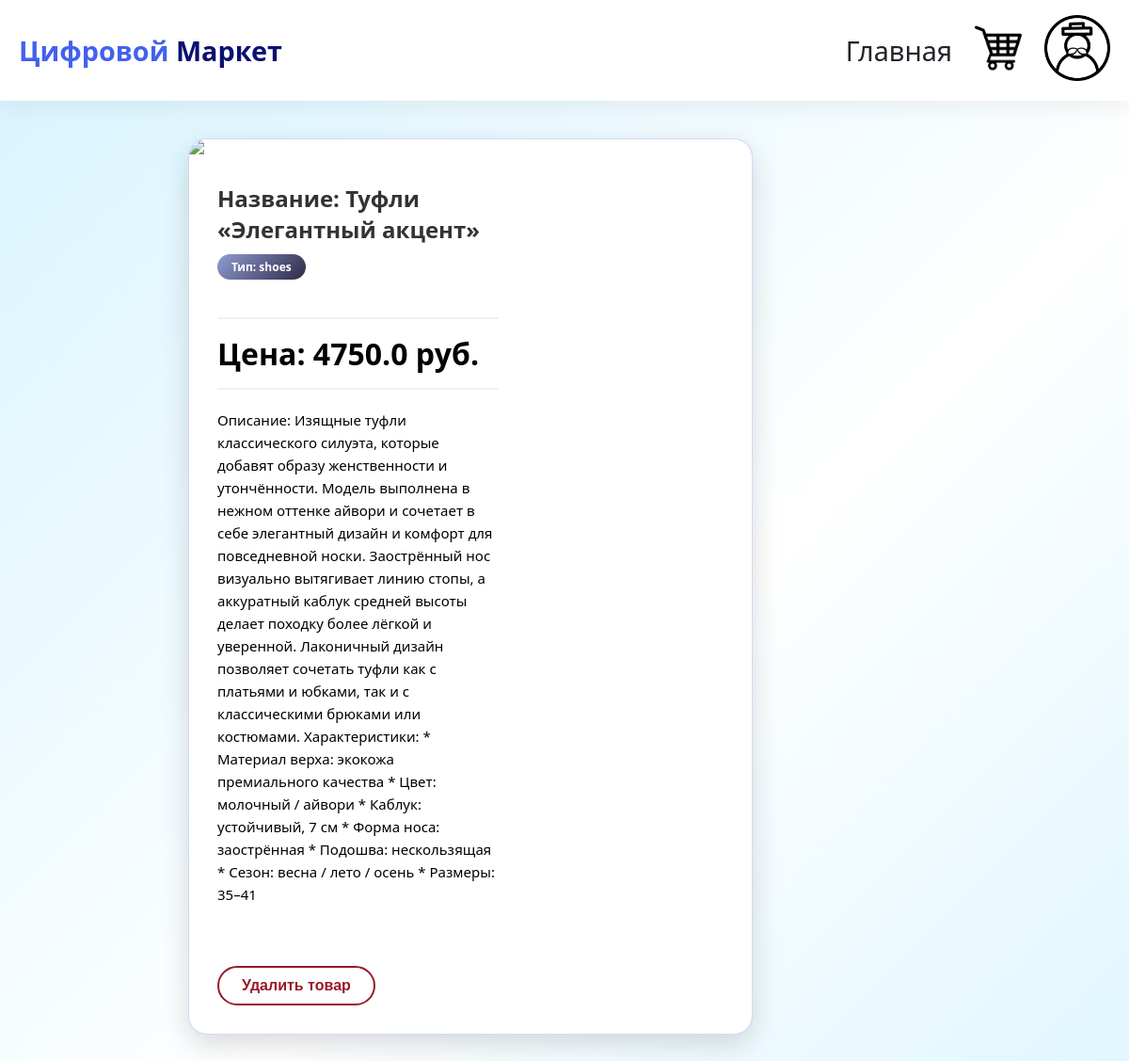
The app's page /product/4 (signed in) with its own data.
### tables this page shows
CREATE TABLE products (
                   id INTEGER PRIMARY KEY AUTOINCREMENT,
                   name TEXT NOT NULL,
                   price REAL NOT NULL,
                   type_products INTEGER,
                   user_id INTEGER,
                   description TEXT DEFAULT "",
                   image TEXT DEFAULT "",
                   FOREIGN KEY (user_id) REFERENCES user(id),
                   FOREIGN KEY (type_products) REFERENCES Type_products(id)
    
            );

CREATE TABLE Type_products (
            id iNTEGER PRIMARY KEY AUTOINCREMENT,
            name TEXT NOT NULL

        );

### app.py (the view)
@app.route("/product/<int:product_id>")
def product(product_id):
    product = database.get_product_by_id(product_id)
    if  "type_user" not in session:
        return redirect("login.html")
    else:
        type_user = session["type_user"]
    if product:
        return render_template("product.html", product=product, type_user=type_user )
    else:
        return redirect(url_for('index'))

### app.py (called while the page is built)
@app.context_processor
def utility_processor():
    def get_cart_count():
        cart = session.get("cart", {})
        cart = database.validate_cart(cart)
        return len(cart)
    return dict(cart_count=get_cart_count())

### database.py (called while the page is built)
def get_product_by_id(product_id):
    conn = sqlite3.connect("shop.db")
    cursor = conn.cursor()
    cursor.execute("""SELECT products.id, products.name, products.price, Type_products.name, products.description, products.image FROM products
                   JOIN Type_products ON products.type_products = Type_products.id WHERE products.id = ?""", (product_id,))
    product = cursor.fetchone()
    conn.close()
    if product:
        return {
            "id":product[0],
            "name": product[1],
            "price": product[2],
            "type_products": product[3],
            "description": product[4],
            "image": product[5],
        }
    else:
        return None

def validate_cart(cart):
    conn = sqlite3.connect("shop.db")
    cursor = conn.cursor()
    ids = list(cart.keys())
    for i in ids:
        cursor.execute("SELECT * FROM products WHERE id=?", (int(i),))
        product = cursor.fetchone()
        if not product:
            del cart[i]
    return cart

### templates/product.html (shortened to what this page needs)
<!DOCTYPE html>
<html lang="en">
<head>
    <link rel="stylesheet" href="{{ url_for('static', filename='css/style.css') }}">
</head>
<body>
    {% include '_navbar.html' %}
    <div class="product-detail">
        <img src="../{{ product.image }}" width="200" class="product-detail-image">
        <div class="product-detail-content">
            <h1  class="product-detail-title">Название: {{product.name}}</h1>
            <div class="product-detail-category">Тип: {{ product.type_products }}</div>
            <div class="product-detail-price">Цена: {{product.price}} руб.</div>
            <div class="product-detail-description">Описание: {{product.description}}</div>
            <br><br>
            {% if type_user == 2 or type_user == 3 %}
                <form action="{{ url_for('delete_product', product_id=product.id)}}" method="POST">
                    <button type="submit" class="btn btn-danger">Удалить товар</button>
                </form>
            {% endif %}
        </div>
    </div>
</body>
</html>

### static/css/style.css (style rules this page uses)
* { margin: 0; padding: 0; box-sizing: border-box; }
:root { --primary: #4361ee; --primary-dark: #3a0ca3; --danger: #e63946; --light-gray: #e9ecef; --shadow: 0 10px 20px rgba(0,0,0,0.05); --border-radius: 12px; }
body { font-family: 'Segoe UI', Tahoma, Geneva, Verdana, sans-serif; background-color: #f5f7fb; color: #212529; }
.btn { display: inline-block; padding: 10px 24px; font-size: 1rem; font-weight: 600; text-align: center; text-decoration: none; border-radius: 40px; border: none; cursor: pointer; transition: all 0.2s ease; background: white; color: #121c46; box-shadow: 0 2px 8px rgba(0, 0, 0, 0.08); }
.btn-danger { background: white; border: 2px solid #971a27; color: #971a27; box-shadow: none; }
body { background: linear-gradient(135deg, #d7f4ff 0%, #ffffff 30%, #e0f6ff 50%, #aebafa 100%); background-size: 200% 200%; animation: gradientShift 4s ease infinite; min-height: 100vh; }
.product-detail { max-width: 600px; margin: 40px auto; margin-left: 200px; background: white; border-radius: 20px; overflow: hidden; box-shadow: 0 10px 30px rgba(0,0,0,0.15); border: 1px solid rgba(102,126,234,0.3); display: flex; flex-wrap: wrap; }
.product-detail-image { width: 100%; height: auto; border-right: 2px solid #f0f0f0; }
.product-detail-content { width: 60%; padding: 30px; }
.product-detail-title { font-size: 24px; font-weight: 800; color: #333; margin-bottom: 10px; word-break: break-word; overflow-wrap: break-word; hyphens: auto; max-width: 100%; }
.product-detail-category { display: inline-block; background: linear-gradient(135deg, #919dd3 0%, #2e2947 100%); color: white; padding: 5px 15px; border-radius: 20px; font-size: 12px; font-weight: 600; margin-bottom: 20px; }
.product-detail-price { font-size: 32px; font-weight: 800; color: #000000; margin: 20px 0; padding: 15px 0; border-top: 2px solid #f0f0f0; border-bottom: 2px solid #f0f0f0; }
.product-detail-description { font-size: 15px; font-weight: 500; color: #000000; line-height: 1.6; margin: 20px 0; }

### records on screen
products: name "Туфли «Элегантный акцент»", price "4750.0", description "Изящные туфли классического силуэта, которые добавят образу женственности и утончённости. Модель выполнена в нежном оттенке айвори и сочетает в себе элегантный дизайн и комфорт для повседневной носки. Заострённый нос визуально вытягивает линию стопы, а аккуратный каблук средней высоты делает походку более лёгкой и уверенной. Лаконичный дизайн позволяет сочетать туфли как с платьями и юбками, так и с классическими брюками или костюмами. Характеристики: * Материал верха: экокожа премиального качества * Цвет: молочный / айвори * Каблук: устойчивый, 7 см * Форма носа: заострённая * Подошва: нескользящая * Сезон: весна / лето / осень * Размеры: 35–41"
Type_products: type_products "shoes"
